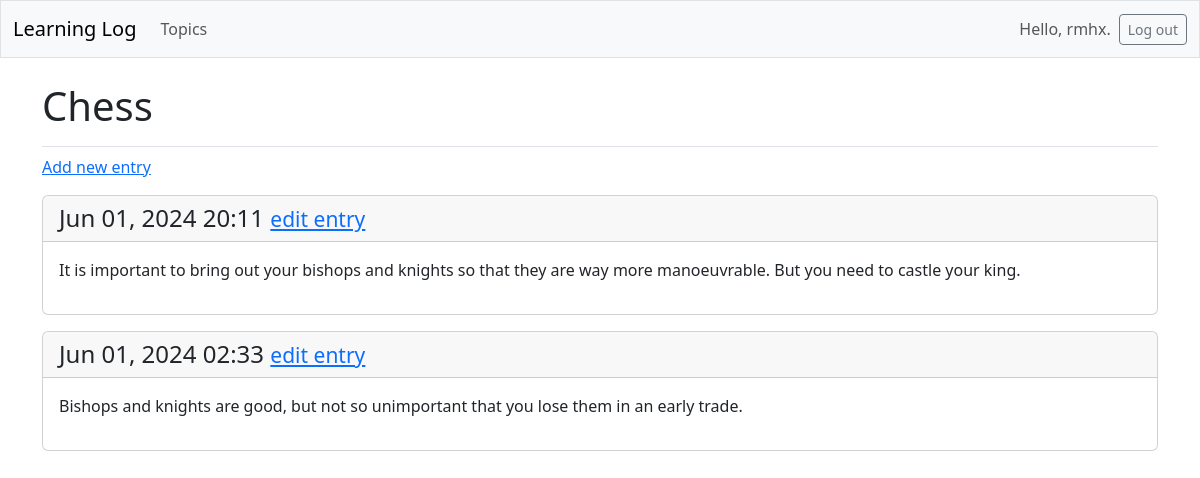
The page /topics/1/ (signed in) on the database its author committed.
### learning_logs/models.py (models this page shows, shortened)
class Topic(models.Model):
    text = models.CharField(max_length=200)
    date_added = models.DateTimeField(auto_now_add=True)
    owner = models.ForeignKey(User, on_delete=models.CASCADE)

class Entry(models.Model):
    topic = models.ForeignKey(Topic, on_delete=models.CASCADE)
    text = models.TextField()
    date_added = models.DateTimeField(auto_now_add=True)
    class Meta:
        verbose_name_plural = 'entries'

### learning_logs/views.py (the view)
# urls.py: path('topics/<int:topic_id>/', views.topic, name='topic'),
@login_required
def topic(request, topic_id):
    topic = Topic.objects.get(id=topic_id)
    check_topic_owner(topic, request.user)
    entries = topic.entry_set.order_by('-date_added')
    context = {'topic': topic, 'entries': entries}
    return render(request, 'learning_logs/topic.html', context)

### learning_logs/views.py (called while the page is built)
def check_topic_owner(topic, user):
    if topic.owner != user:
        raise Http404

### learning_logs/templates/learning_logs/topic.html
{% extends 'learning_logs/base.html' %}
{% block page_header %}
  <h1>{{ topic.text }}</h1>
{% endblock page_header %}
{% block content %}
  <p>
    <a href="{% url 'learning_logs:new_entry' topic.id %}">Add new entry</a>
  </p>
  {% for entry in entries %}
    <div class="card mb-3">
      <h4 class="card-header">
        {{ entry.date_added|date:'M d, Y H:i' }}
        <small><a href="{% url 'learning_logs:edit_entry' entry.id %}">
          edit entry</a></small>
      </h4>
      <div class="card-body">{{ entry.text|linebreaks }}</div>
    </div>
  {% empty %}
    <p>There are no entries for this topic yet.</p>
  {% endfor %}
{% endblock content %}

### learning_logs/templates/learning_logs/base.html (shortened to what this page needs)
<!doctype html>
<html lang="en">
<head>
  {% load django_bootstrap5 %}
  {% bootstrap_css %}
</head>
<body>
  <nav class="navbar navbar-expand-md navbar-light bg-light mb-4 border">
    <div class="container-fluid">
      <a class="navbar-brand" href="{% url 'learning_logs:index' %}">
          Learning Log</a>
      <div class="collapse navbar-collapse" id="navbarCollapse">
        <ul class="navbar-nav me-auto mb-2 mb-md-0">
          <li class="nav-item">
            <a class="nav-link" href="{% url 'learning_logs:topics' %}">
              Topics</a></li>
        </ul>
        <ul class="navbar-nav ms-auto mb-2 mb-md-0">
          {% if user.is_authenticated %}
            <li class="nav-item">
              <span class="navbar-text me-2">Hello, {{ user.username }}.
                </span></li>
          {% endif %}
        </ul>
        {% if user.is_authenticated %}
          <form action="{% url 'accounts:logout' %}" method='post'>
            <button name='submit' class='btn btn-outline-secondary btn-sm'>
              Log out</button>
          </form>
        {% endif %}
      </div>
    </div>
  </nav>
  <main class="container">
    <div class="pb-2 mb-2 border-bottom">
      {% block page_header %}{% endblock page_header %}
    </div>
    <div>
      {% block content %}{% endblock content %}
    </div>
  </main>
</body>
</html>

### rows shown on the page
Topic: text "Chess"
Entry: date_added "Jun 01, 2024 20:11", text "It is important to bring out your bishops and knights so that they are way more manoeuvrable. But you need to castle your king."
Entry: date_added "Jun 01, 2024 02:33", text "Bishops and knights are good, but not so unimportant that you lose them in an early trade."

### other values the page prints
{{ user.username }} "rmhx"
